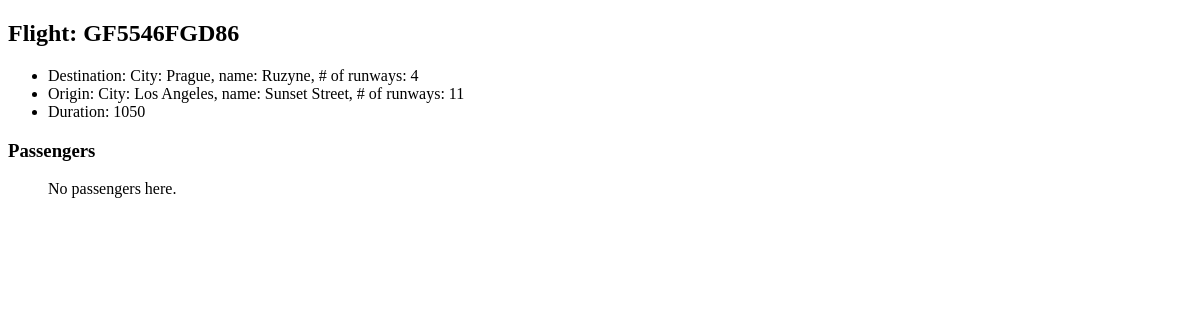
The app's page /flights/GF5546FGD86, older data.
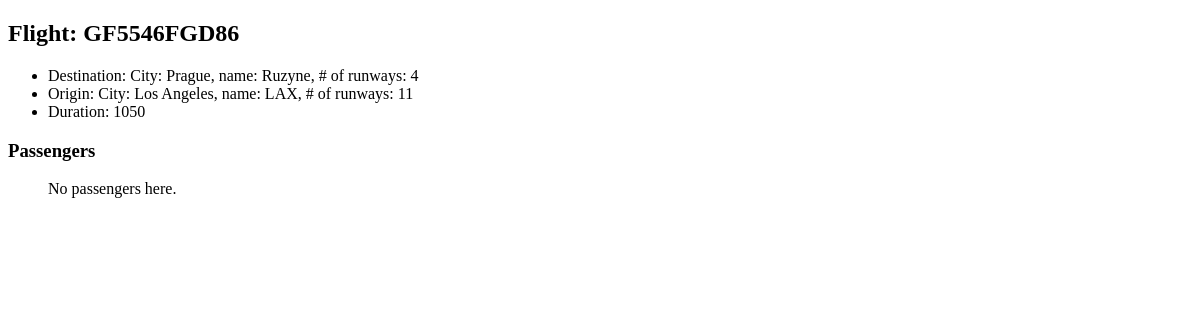
The same page, newer data.
### flights/models.py (models this page shows, shortened)
class Flight(models.Model):
    flight_number = models.CharField(max_length=20)
    duration = models.IntegerField()
    origin = models.ForeignKey(Airport, on_delete=models.CASCADE, related_name='flight_airport_origin')
    destination = models.ForeignKey(Airport, on_delete=models.CASCADE, related_name='flight_airport_destination')

class Airport(models.Model):
    city = models.CharField(max_length=128)
    airport_name = models.CharField(max_length=128)
    number_of_runways = models.IntegerField()
    def __str__(self):
        return f"City: {self.city}, name: {self.airport_name}, # of runways: {self.number_of_runways}"

### flights/views.py (the view)
# urls.py: path('<str:flight_number>', views.flight, name='flight_detail'),
def flight(request, flight_number):
    filtered_flight = Flight.objects.filter(flight_number=flight_number).first()
    return render(request, 'flights/flight-detail.html',
                  {
                      'flight': filtered_flight,
                      'passengers': filtered_flight.passengers.all()
                  })

### templates/flights/flight-detail.html
{% extends 'flights/base.html' %}
{% block main_content %}
    <h2>Flight: {{ flight.flight_number }}</h2>
    <ul>
        <li>Destination: {{ flight.destination }}</li>
        <li>Origin: {{ flight.origin }}</li>
        <li>Duration: {{ flight.duration }}</li>
    </ul>
    <h3>Passengers</h3>
    <ul>
        {% for passenger in passengers %}
            <li>{{ passenger }}</li>
        {% empty %}
            <p>No passengers here.</p>
        {% endfor %}
    </ul>
{% endblock %}

### templates/flights/base.html (shortened to what this page needs)
<!DOCTYPE html>
<html lang="en">
<head>
</head>
<body>
    {% block main_content %}
    {% endblock %}
</body>
</html>

Row changes from the older to the newer data that the page shows:
changed through a linked row, Flight "GF5546FGD86": origin "City: Los Angeles, name: Sunset Street, # of runways: 11" → "City: Los Angeles, name: LAX, # of runways: 11"
